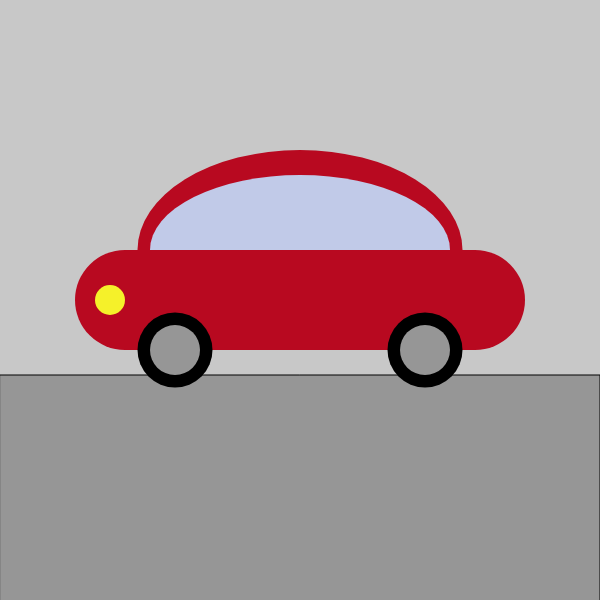
Frame 1 (no input)
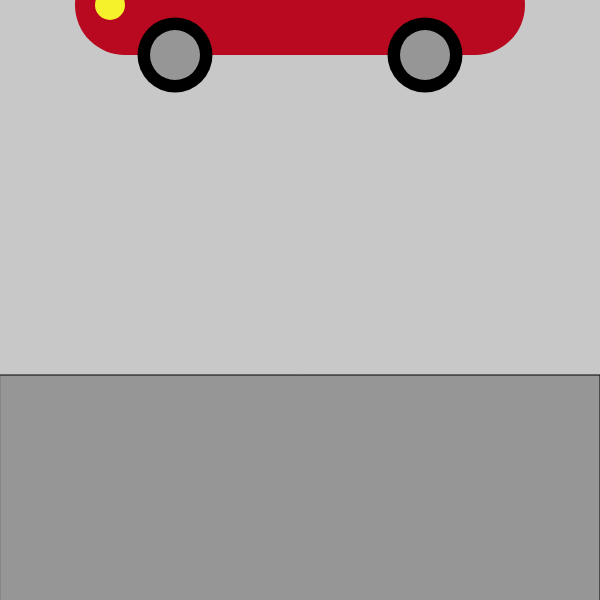
Frame 60 (no input)
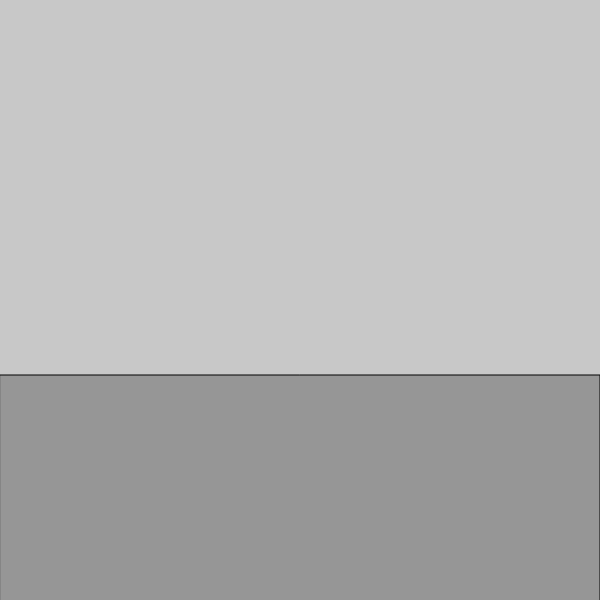
Frame 120 (the mouse pressed at the canvas centre since frame 60)

The p5.js sketch that drew these frames (run headless with seeded random() and noise() and a simulated clock; from frame 60 on, the mouse is pressed at the canvas centre):

// p5.js sketch
// ── sketch.js
// give movableShape a nice, descriptive name to work with here
// (i.e., replace the variable name myShape with something more descriptive (e.g., myCar, myRocket).)
var myCar = movableShape;

// Redefine drawShape() by putting your moving shape in here
// (Basically, you can copy and paste your code from last time, although you may wish to refactor it so that it's more readable.)
// That said, you may wish to try putting your unrefactored, raw drawing code from week 1 in here
myCar.drawShape = function () {
	noStroke();
	fill(184, 9, 32); // hood? body around windshield? roof? whatever the word is
  ellipse(300, 250, 325, 200);

  fill(193, 202, 232); // windshield
  ellipse(300, 250, 300, 150);

  fill(184, 9, 32); // car's body
  ellipse(125, 300, 100, 100);
  ellipse(475, 300, 100, 100);
  rect(125, 250, 350, 100);

  fill(0); // two tires
  ellipse(175, 350, 75, 75);
  ellipse(425, 350, 75, 75);

  fill(150); // two hubcaps
  ellipse(175, 350, 50, 50);
  ellipse(425, 350, 50, 50);

  fill(245, 241, 42); // headlights
  ellipse(110, 300, 30, 30);
	// your code goes here
};

// You will also need to do some work to set the speed of the shape. How do you want it to move? What do you need to change to get it to move?

setup = function() {
	createCanvas(600, 600);
};

draw = function() {
  background(200); // refresh the background
	fill(150); // pavement
  rect(0, 375, 600, 300);
  myCar.display(); // display myShape
  myCar.update(); // and then update it

};

// ── movable-shape.js
var movableShape = {
	// x and y indicate the current position of the shape
  // x and y can be offset in setup() to move the shape wherever you'd like it to go
	x: 0,
	y: 0,
	// origin is used to store the original position of the shape
	origin: { x: 0, y: 0},
	// delta.x and delta.y indicate how much to move() the shape
	speed: { x: 0, y: -5},

	/*
		Put your shape(s) in drawShape()
		You can simply override what is here in your sketch.js:
			myShape.drawShape = function () {
				// your code goes here
			};
		It is blank here so the code runs without any revision.
	*/
	drawShape: function () {},

	// A common pattern in Processing is to give each object its own display() and update() functions, each of which are called in draw().

	// The display function uses translate() to move the shape, en masse, to the current x and y.
	display: function () {
		push();
		translate(this.x - this.origin.x, this.y - this.origin.y); // this is where the magic happens
		this.drawShape(); // this is where your drawShape() gets called
		pop();
	},

	// update() groups together all the things that happen each time draw() is called
	// If you wanted to build some acceleration in here, you might add a line or two to modify the speed
	update: function () {
		this.move();
	},

	// Applies speed.x and speed.y to the shape
	move: function () {
		this.x += this.speed.x;
		this.y += this.speed.y;
	}

};
